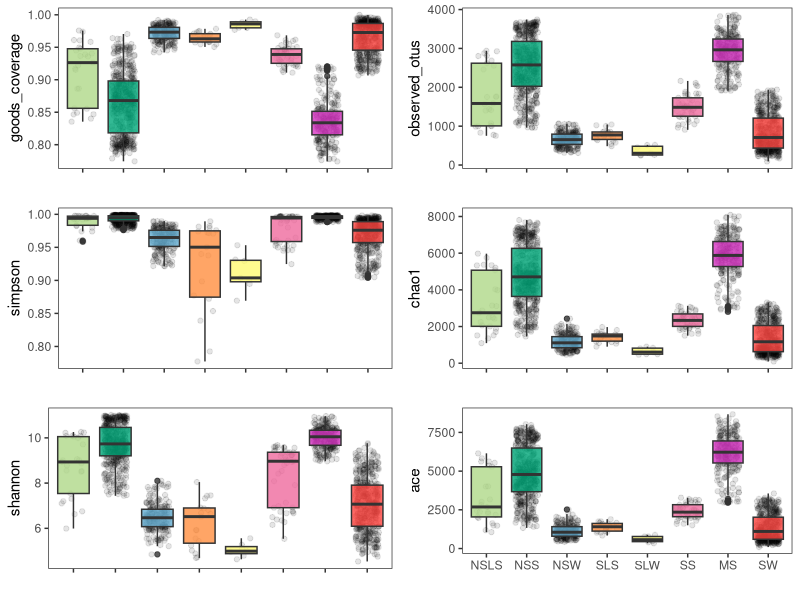

This chart was generated by the following R code:
# email: qfsfdxlqy@163.com
# GitHub: https://github.com/2015qyliang

library(ggplot2)
library(grid)

file.df <- read.table('Figure_S5_AlphaDiv.txt', 
                      header = T,sep = '\t',row.names = 1)
p_ace <- ggplot(data = file.df,
                aes(x = EnvirTypes,y = ace, 
                    fill = factor(EnvirTypes))) +
  geom_jitter(width = 0.28,alpha= 0.1)+
  geom_boxplot(alpha = 0.8)+ 
  scale_y_continuous() +
  scale_x_discrete(limits = c("NSLS", "NSS", 
                              "NSW", "SLS", "SLW",
                              "SS", "MS", "SW"),
                   labels = c("NSLS", "NSS", 
                              "NSW", "SLS", "SLW",
                              "SS", "MS", "SW")) + 
  labs(x = "") + 
  scale_fill_manual(limits=c("NSLS", "NSS", "NSW", "SW", "MS", "SS", "SLS", "SLW"),
                    values=c("#AFD888", "#00A779", "#63ADD0", "#FF4540", 
                             "#D836C4", "#EE6B9E", "#FF8F40", "#FFFA73"))+
  theme_bw()+
  theme(panel.grid =element_blank(),legend.position = "none")

p_chao1 <- ggplot(data = file.df,
                  aes(x = EnvirTypes,y = chao1, 
                      fill = factor(EnvirTypes))) +
  geom_jitter(width = 0.28,alpha= 0.1)+
  geom_boxplot(alpha = 0.8)+ 
  scale_y_continuous() + theme_bw() +
  labs(x = "") + theme(axis.text.x = element_blank()) + 
  scale_fill_manual(limits=c("NSLS", "NSS", "NSW", "SW", "MS", "SS", "SLS", "SLW"),
                    values=c("#AFD888", "#00A779", "#63ADD0", "#FF4540", 
                             "#D836C4", "#EE6B9E", "#FF8F40", "#FFFA73"))+
  scale_x_discrete(limits = c("NSLS", "NSS", 
                              "NSW", "SLS", "SLW",
                              "SS", "MS", "SW"),
                   labels = c("NSLS", "NSS", 
                              "NSW", "SLS", "SLW",
                              "SS", "MS", "SW")) + 
  theme(panel.grid =element_blank(),legend.position = "none")

p_observed_otus <- ggplot(data = file.df,
                          aes(x = EnvirTypes,y = observed_otus, 
                              fill = factor(EnvirTypes))) +
  geom_jitter(width = 0.28,alpha= 0.1)+
  geom_boxplot(alpha = 0.8)+ 
  scale_y_continuous() + theme_bw() +
  labs(x = "") + theme(axis.text.x = element_blank()) + 
  scale_fill_manual(limits=c("NSLS", "NSS", "NSW", "SW", "MS", "SS", "SLS", "SLW"),
                    values=c("#AFD888", "#00A779", "#63ADD0", "#FF4540", 
                             "#D836C4", "#EE6B9E", "#FF8F40", "#FFFA73"))+
  scale_x_discrete(limits = c("NSLS", "NSS", 
                              "NSW", "SLS", "SLW",
                              "SS", "MS", "SW"),
                   labels = c("NSLS", "NSS", 
                              "NSW", "SLS", "SLW",
                              "SS", "MS", "SW")) + 
  theme(panel.grid =element_blank(),legend.position = "none")

p_shannon <- ggplot(data = file.df,
                    aes(x = EnvirTypes,y = shannon, 
                        fill = factor(EnvirTypes))) +
  geom_jitter(width = 0.28,alpha= 0.1)+
  geom_boxplot(alpha = 0.8)+ 
  scale_y_continuous() + theme_bw() +
  labs(x = "") + theme(axis.text.x = element_blank()) + 
  scale_fill_manual(limits=c("NSLS", "NSS", "NSW", "SW", "MS", "SS", "SLS", "SLW"),
                    values=c("#AFD888", "#00A779", "#63ADD0", "#FF4540", 
                             "#D836C4", "#EE6B9E", "#FF8F40", "#FFFA73"))+
  scale_x_discrete(limits = c("NSLS", "NSS", 
                              "NSW", "SLS", "SLW",
                              "SS", "MS", "SW"),
                   labels = c("NSLS", "NSS", 
                              "NSW", "SLS", "SLW",
                              "SS", "MS", "SW")) + 
  theme(panel.grid =element_blank(),legend.position = "none")

p_simpson <- ggplot(data = file.df,
                    aes(x = EnvirTypes,y = simpson, 
                        fill = factor(EnvirTypes))) +
  geom_jitter(width = 0.28,alpha= 0.1)+
  geom_boxplot(alpha = 0.8)+ 
  scale_y_continuous() + theme_bw() +
  labs(x = "") + theme(axis.text.x = element_blank()) + 
  scale_fill_manual(limits=c("NSLS", "NSS", "NSW", "SW", "MS", "SS", "SLS", "SLW"),
                    values=c("#AFD888", "#00A779", "#63ADD0", "#FF4540", 
                             "#D836C4", "#EE6B9E", "#FF8F40", "#FFFA73"))+
  scale_x_discrete(limits = c("NSLS", "NSS", 
                              "NSW", "SLS", "SLW",
                              "SS", "MS", "SW"),
                   labels = c("NSLS", "NSS", 
                              "NSW", "SLS", "SLW",
                              "SS", "MS", "SW")) + 
  theme(panel.grid =element_blank(),legend.position = "none")

p_goods_coverage <- ggplot(data = file.df,
                           aes(x = EnvirTypes,y = goods_coverage, 
                               fill = factor(EnvirTypes))) +
  geom_jitter(width = 0.28,alpha= 0.1)+
  geom_boxplot(alpha = 0.8)+ 
  scale_y_continuous() + theme_bw() +
  labs(x = "") + theme(axis.text.x = element_blank()) + 
  scale_fill_manual(limits=c("NSLS", "NSS", "NSW", "SW", "MS", "SS", "SLS", "SLW"),
                    values=c("#AFD888", "#00A779", "#63ADD0", "#FF4540", 
                             "#D836C4", "#EE6B9E", "#FF8F40", "#FFFA73"))+
  scale_x_discrete(limits = c("NSLS", "NSS", 
                              "NSW", "SLS", "SLW",
                              "SS", "MS", "SW"),
                   labels = c("NSLS", "NSS", 
                              "NSW", "SLS", "SLW",
                              "SS", "MS", "SW")) + 
  theme(panel.grid =element_blank(),legend.position = "none")

grid.newpage()  
pushViewport(viewport(layout = grid.layout(3,2))) 
vplayout <- function(x,y){viewport(layout.pos.row = x, layout.pos.col = y)}  
print(p_goods_coverage, vp = vplayout(1,1))   
print(p_simpson, vp = vplayout(2,1))  
print(p_shannon, vp = vplayout(3,1))   
print(p_observed_otus, vp = vplayout(1,2))  
print(p_chao1, vp = vplayout(2,2))  
print(p_ace, vp = vplayout(3,2))  

# Export set:
# 5.0 * 7.5
# Figure_S5_AlphaDiv_raw.pdf

# following modified by PhantomPDF (Foxit) software
